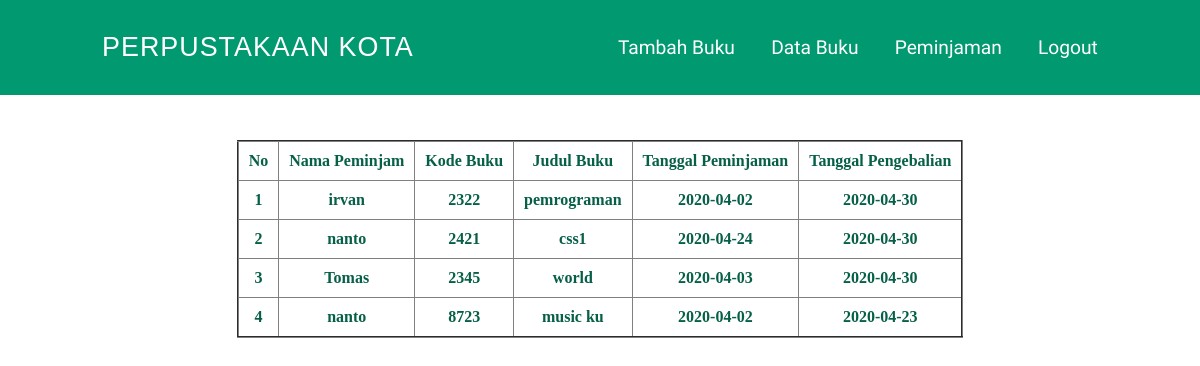
Screenshot of /peminjaman.php with the database file from the repository.
### tables this page shows
CREATE TABLE `buku` (
  `id` int(11) NOT NULL,
  `nama` varchar(200) NOT NULL,
  `kodebuku` varchar(100) NOT NULL,
  `judulbuku` varchar(100) NOT NULL,
  `pengarang` varchar(50) NOT NULL,
  `penerbit` varchar(50) NOT NULL,
  `tahunterbit` varchar(50) NOT NULL,
  `tglpinjam` date NOT NULL,
  `tglkembali` date NOT NULL
);

### peminjaman.php (the view, shortened to what this page needs)
<!DOCTYPE html>
<html lang="en">
<head>
    <link rel="stylesheet" href="css/styleindexpuswil.css" />
</head>
<body>
    <nav>
        <div class=logo>
            <a href="indexpuswil.php">PERPUSTAKAAN KOTA</a>
        </div>
        <ul>
            <li><a href="tambahbuku.php">Tambah Buku</a></li>
            <li><a href="databuku.php">Data Buku</a></li>
            <li><a href="peminjaman.php">Peminjaman</a></li>
            <li><a href="logout.php">Logout</a></li>
        </ul>
    </nav>
    <section id="data" class="data">
    <center>
    <div class="container">
    <table border="2">
        <tr>
            <th>No</th>
            <th>Nama Peminjam</th>
            <th>Kode Buku</th>
            <th>Judul Buku</th>
            <th>Tanggal Peminjaman</th>
            <th>Tanggal Pengebalian</th>
        </tr>
        <?php
        try{
        $con = koneksi::connect();
        $select = $con->prepare("SELECT * FROM buku");
        $select->setFetchMode(PDO::FETCH_ASSOC);
        $select->execute();
        $no=1;
        while($data=$select->fetch()){
        ?>
        <tr>
        <th><?php echo $no++; ?></th>
        <th><?php echo $data['nama'];?></th>
        <th><?php echo $data['kodebuku'];?></th>
        <th><?php echo $data['judulbuku'];?></th>
        <th><?php echo $data['tglpinjam'];?></th>
        <th><?php echo $data['tglkembali'];?></th>
        </tr>
        <?php
        }
    }
        catch(PDOException $e){
            echo "error:".$e->getMessage ();
        }
        ?>
    </table>
    </div>
    </center>
    </section>
</body>
</html>

### css/styleindexpuswil.css (style rules this page uses)
* { margin: 0; padding: 0; }
body { overflow-x: hidden; }
nav { display: flex; background-color: #009970; justify-content: space-around; font-family: "Carter One", cursive; font-size: 1.2em; color: #fff; height: 95px; align-items: center; position: fixed; width: 100%; z-index: 1; }
nav .logo { font-family: 'Bree Serif', sans-serif; font-size: 1.4em; letter-spacing: 1px; }
nav .logo a { text-decoration: none; color: #fff; }
nav ul { display: flex; list-style: none; width: 40%; justify-content: space-between; }
nav ul li a { color: #fff; text-decoration: none; }
.data { color: #065f47; width: auto; height: 80vh; z-index: 0; position: relative; margin: 0 50px auto; }
.data .container { padding-top: 140px; overflow: auto; }
.data table { border-collapse: collapse; }
th, td { padding-left: 20px; padding: 10px; }

### rows the page displays
buku: nama "irvan", kodebuku "2322", judulbuku "pemrograman", tglpinjam "2020-04-02", tglkembali "2020-04-30"
buku: nama "nanto", kodebuku "2421", judulbuku "css1", tglpinjam "2020-04-24", tglkembali "2020-04-30"
buku: nama "Tomas", kodebuku "2345", judulbuku "world", tglpinjam "2020-04-03", tglkembali "2020-04-30"
buku: nama "nanto", kodebuku "8723", judulbuku "music ku", tglpinjam "2020-04-02", tglkembali "2020-04-23"
